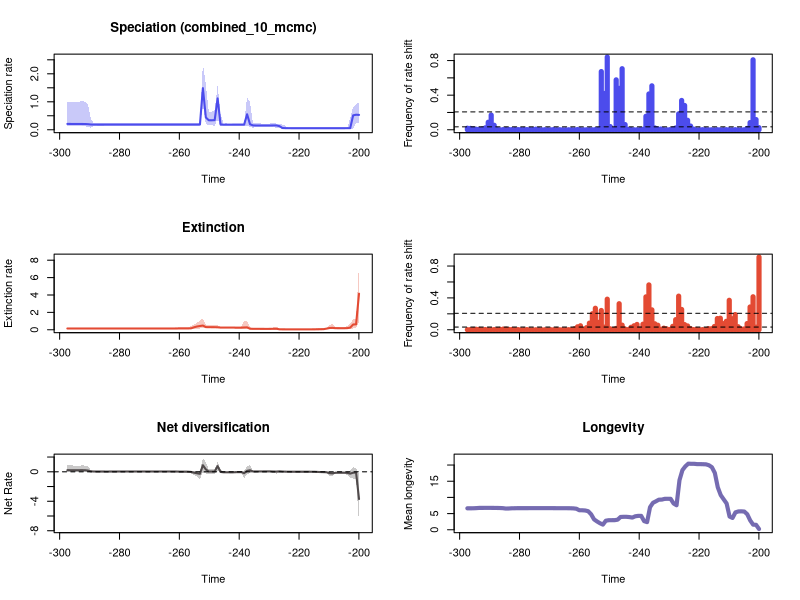

Write R code to recreate this figure.


pdf(file='C:/Users/SimoesLabAdmin/Documents/BDNN_Arielli/updated_occurrence_analyses/model_2_and_5/200_its/reptilia_all_200/RTT_plots.pdf',width=10, height=15)
par(mfrow=c(3,2))
library(scales)

time=c(-199.95512624999998, -200.93960075,-201.92407525,-202.90854974999996,-203.89302425,-204.87749874999997,-205.86197325,-206.84644774999998,-207.83092225000001,-208.81539675,-209.79987124999997,-210.78434575,-211.76882024999998,-212.75329475,-213.73776924999999,-214.72224375000002,-215.70671825,-216.69119274999997,-217.67566725,-218.66014174999998,-219.64461625,-220.62909075,-221.61356525000002,-222.59803975,-223.58251424999997,-224.56698875,-225.55146324999998,-226.53593775000002,-227.52041225,-228.50488674999997,-229.48936125,-230.47383574999998,-231.45831025,-232.44278475,-233.42725925000002,-234.41173375,-235.39620824999997,-236.38068275,-237.36515724999998,-238.34963175000001,-239.33410625,-240.31858075000002,-241.30305525,-242.28752974999998,-243.27200425,-244.25647874999999,-245.24095325000002,-246.22542775,-247.20990225000003,-248.19437675,-249.17885124999998,-250.16332575,-251.14780025,-252.13227475000002,-253.11674925,-254.10122375000003,-255.08569825,-256.07017275,-257.05464725,-258.03912175,-259.02359624999997,-260.00807075,-260.99254525,-261.97701975,-262.96149425,-263.94596875,-264.93044325,-265.91491775,-266.89939225,-267.88386675,-268.86834125,-269.85281575,-270.83729025,-271.82176475,-272.80623925,-273.79071375,-274.77518825,-275.75966275,-276.74413725,-277.72861175,-278.71308625,-279.69756075,-280.68203525,-281.66650975,-282.65098425,-283.63545875,-284.61993325000003,-285.60440775,-286.58888225,-287.57335675,-288.55783125,-289.54230575,-290.52678025,-291.51125475000003,-292.49572925,-293.48020375,-294.46467825,-295.44915275,-296.43362725000003,-297.41810175)
rate=c(0.5316515382925263, 0.5374699614402374,0.5152017092058028,0.057432318315499845,0.05652077682849794,0.056437159958801456,0.056437159958801456,0.056437159958801456,0.056437159958801456,0.056437159958801456,0.056437159958801456,0.05642051049182404,0.05642051049182404,0.05642051049182404,0.05642051049182404,0.05642051049182404,0.05642051049182404,0.05642051049182404,0.05642051049182404,0.056409093307347155,0.05637815902163683,0.05637815902163683,0.05637815902163683,0.056437159958801456,0.056535844387505946,0.05817478155729375,0.06268642824181893,0.12884116185444783,0.1542919607612957,0.15442853747098745,0.1530117480775599,0.1530117480775599,0.1530117480775599,0.1530117480775599,0.15286642511392318,0.1530117480775599,0.15651425709458067,0.19656151093481675,0.5538588670538322,0.18464358711341416,0.18452291402528315,0.18448586523381855,0.18448586523381855,0.18448586523381855,0.1842670454975791,0.18408106027202883,0.18414350433559643,0.18865446579703155,1.1216598551917984,0.3436466996741262,0.33928013829796555,0.3396722784318157,0.439665484133778,1.4880665979319472,0.18792666281816262,0.1864736144705726,0.1864736144705726,0.1864736144705726,0.1865009615861334,0.1865009615861334,0.1865009615861334,0.18661463497769526,0.18661463497769526,0.1865009615861334,0.1864736144705726,0.1864736144705726,0.1864736144705726,0.1864736144705726,0.1864736144705726,0.18638367168292574,0.1862842918462616,0.18624709422249405,0.18609815734654556,0.18609815734654556,0.18609815734654556,0.18609815734654556,0.18609815734654556,0.1856888983784075,0.1856373317434714,0.1855588074459684,0.18538862537274742,0.18538862537274742,0.18531200575098045,0.18526895845099617,0.1852252228157003,0.1852252228157003,0.1852252228157003,0.18502908300899135,0.18502908300899135,0.18505684620343038,0.18515265690504784,0.18826100828175207,0.1993495805660047,0.20490074602222763,0.20644894164593813,0.20709543819591575,0.2072173766238949,0.20801206589484156,0.20826888104465358,0.209380750371312)
minHPD=c(0.23864734738555582, 0.24384021457102142,0.04688656372142407,0.03842145993577428,0.041385334647468366,0.04268250886282566,0.04268250886282566,0.04268250886282566,0.04268250886282566,0.042502431477912106,0.042502431477912106,0.04268250886282566,0.04268250886282566,0.042502431477912106,0.042502431477912106,0.04268250886282566,0.04268250886282566,0.04268250886282566,0.04268250886282566,0.042502431477912106,0.04207326586906283,0.04195080186366845,0.04195080186366845,0.04268250886282566,0.04082849936601761,0.040829412279550434,0.042817870412993966,0.048068183855293815,0.06734869464366255,0.0911985537915289,0.09746852242494346,0.09746852242494346,0.09746852242494346,0.09746852242494346,0.09746852242494346,0.09004596489754721,0.07259705779123872,0.09746852242494346,0.15968436831378965,0.14191957821951265,0.14165298236398746,0.14165298236398746,0.14165298236398746,0.14165298236398746,0.14165298236398746,0.1435703528476352,0.1417074053601102,0.12414378369910652,0.4009555307391585,0.14420964150568624,0.15958222717546566,0.15958222717546566,0.22291248630476254,0.8592354936562773,0.13465205856965104,0.14610316321770334,0.14610316321770334,0.14610316321770334,0.14610316321770334,0.14610316321770334,0.14610316321770334,0.14610316321770334,0.14610316321770334,0.14610316321770334,0.14610316321770334,0.14610316321770334,0.14610316321770334,0.14610316321770334,0.14610316321770334,0.14553833352970827,0.14593634632717242,0.14593634632717242,0.14593634632717242,0.14593634632717242,0.14593634632717242,0.14593634632717242,0.14553833352970827,0.1428526811152997,0.1428526811152997,0.1428526811152997,0.13947211121138603,0.1428526811152997,0.1428526811152997,0.1428526811152997,0.13947211121138603,0.1428526811152997,0.1428526811152997,0.14019075836641354,0.13999278038621993,0.13947211121138603,0.13279818471031235,0.07496769891304458,0.1107534397260922,0.11846371840095818,0.137072341973844,0.137072341973844,0.14593634632717242,0.14378569937718003,0.137072341973844,0.11846371840095818)
maxHPD=c(0.982155381482111, 0.9053804999892542,0.8103509488356837,0.41451676392271536,0.07279602000325927,0.0705104243284066,0.0705104243284066,0.0705104243284066,0.0705104243284066,0.0701728673524791,0.0701728673524791,0.0701728673524791,0.0701728673524791,0.0701728673524791,0.0701728673524791,0.0701728673524791,0.0701728673524791,0.0701728673524791,0.0701728673524791,0.0701728673524791,0.0701728673524791,0.0701728673524791,0.0701728673524791,0.07182964431525873,0.0742248346362843,0.13960781438039577,0.18594214508143891,0.2078310745804781,0.2221079027578742,0.2292418398235751,0.22428887718230653,0.22367175221930083,0.22367175221930083,0.22367175221930083,0.2266166750131614,0.2292418398235751,0.22319645460975376,0.9798784151046699,1.1581989144989804,0.22368519103002352,0.2224463655657314,0.2224463655657314,0.2221079027578742,0.2221079027578742,0.2224463655657314,0.22474216888542894,0.22319645460975376,0.5396151939203823,1.5871543494535683,0.7062255473316928,0.6342531174946834,0.6342531174946834,1.6239753714547371,2.363040009229824,0.24318176528165367,0.2358743490075584,0.2358743490075584,0.2358743490075584,0.2358743490075584,0.2358743490075584,0.2358743490075584,0.23566206834441075,0.23566206834441075,0.2358743490075584,0.2358743490075584,0.2358743490075584,0.2358743490075584,0.2358743490075584,0.2358743490075584,0.23541555212482937,0.23599717068169002,0.23599717068169002,0.2362108067093869,0.2362108067093869,0.2362108067093869,0.2362108067093869,0.23599717068169002,0.2358743490075584,0.2362108067093869,0.2368608298648596,0.2362108067093869,0.2402239310420485,0.24025907879800398,0.24025907879800398,0.23792815845304477,0.24307486073575732,0.24307486073575732,0.24318176528165367,0.24318176528165367,0.24318176528165367,0.24025907879800398,0.37401367838537936,0.886683496446461,1.0002179025853684,1.0286776251888947,1.0002179025853684,1.0002179025853684,1.0002179025853684,1.0103871388143872,1.0002179025853684)
remove_na = !is.na(rate)
time = time[remove_na]
plot(time,time,type = 'n', ylim = c(0, 2.5993440101528065), xlim = c(-297.910339,-199.462889), ylab = 'Speciation rate', xlab = 'Time',main='Speciation (combined_10_mcmc)' )
polygon(c(time, rev(time)), c(maxHPD[remove_na], rev(minHPD[remove_na])), col = alpha('#4c4cec',0.3), border = NA)
lines(time,rate[remove_na], col = '#4c4cec', lwd=2)
mids=c(-199.96009834343434, -200.954517030303,-201.9489357171717,-202.94335440404038,-203.93777309090908,-204.93219177777777,-205.92661046464644,-206.92102915151514,-207.9154478383838,-208.9098665252525,-209.9042852121212,-210.89870389898988,-211.89312258585858,-212.88754127272728,-213.88195995959595,-214.87637864646464,-215.87079733333331,-216.865216020202,-217.8596347070707,-218.85405339393938,-219.84847208080808,-220.84289076767675,-221.83730945454545,-222.83172814141415,-223.82614682828282,-224.82056551515151,-225.81498420202018,-226.80940288888888,-227.80382157575758,-228.79824026262625,-229.79265894949495,-230.78707763636362,-231.78149632323232,-232.77591501010102,-233.7703336969697,-234.76475238383838,-235.75917107070705,-236.75358975757575,-237.74800844444445,-238.74242713131312,-239.73684581818182,-240.7312645050505,-241.7256831919192,-242.7201018787879,-243.71452056565656,-244.70893925252525,-245.70335793939392,-246.69777662626262,-247.69219531313132,-248.686614,-249.6810326868687,-250.67545137373736,-251.66987006060606,-252.66428874747476,-253.65870743434343,-254.65312612121213,-255.6475448080808,-256.6419634949495,-257.6363821818182,-258.6308008686869,-259.6252195555556,-260.61963824242423,-261.61405692929293,-262.6084756161616,-263.6028943030303,-264.59731298989897,-265.59173167676767,-266.58615036363636,-267.58056905050506,-268.57498773737376,-269.56940642424246,-270.5638251111111,-271.5582437979798,-272.5526624848485,-273.5470811717172,-274.54149985858584,-275.53591854545454,-276.53033723232323,-277.52475591919193,-278.51917460606063,-279.51359329292933,-280.50801197979797,-281.50243066666667,-282.49684935353537,-283.49126804040407,-284.4856867272727,-285.4801054141414,-286.4745241010101,-287.4689427878788,-288.4633614747475,-289.4577801616162,-290.45219884848484,-291.44661753535354,-292.44103622222224,-293.43545490909094,-294.4298735959596,-295.4242922828283,-296.418710969697,-297.4131296565657)
counts=c(0.024, 0.118,0.809,0.083,0.016,0.0,0.0,0.0,0.001,0.0,0.001,0.001,0.001,0.0,0.001,0.0,0.0,0.0,0.002,0.001,0.001,0.0,0.008,0.043,0.11,0.281,0.339,0.184,0.021,0.01,0.001,0.0,0.001,0.008,0.009,0.021,0.508,0.414,0.156,0.005,0.002,0.0,0.0,0.003,0.003,0.06,0.706,0.479,0.577,0.002,0.037,0.841,0.42,0.673,0.005,0.002,0.0,0.001,0.0,0.0,0.001,0.003,0.0,0.001,0.0,0.0,0.0,0.001,0.001,0.003,0.0,0.001,0.001,0.0,0.003,0.007,0.004,0.003,0.002,0.004,0.003,0.002,0.003,0.002,0.003,0.004,0.002,0.0,0.005,0.052,0.17,0.087,0.022,0.01,0.006,0.006,0.011,0.016,0.018)
plot(mids,counts,type = 'h', xlim = c(-297.910339,-199.462889), ylim=c(0,0.841), ylab = 'Frequency of rate shift', xlab = 'Time',lwd=5,col='#4c4cec')
bf2 = 0.0340746634342812
bf6 = 0.20676568861320782
abline(h=bf2, lty=2)
abline(h=bf6, lty=2)

time=c(-199.95512624999998, -200.93960075,-201.92407525,-202.90854974999996,-203.89302425,-204.87749874999997,-205.86197325,-206.84644774999998,-207.83092225000001,-208.81539675,-209.79987124999997,-210.78434575,-211.76882024999998,-212.75329475,-213.73776924999999,-214.72224375000002,-215.70671825,-216.69119274999997,-217.67566725,-218.66014174999998,-219.64461625,-220.62909075,-221.61356525000002,-222.59803975,-223.58251424999997,-224.56698875,-225.55146324999998,-226.53593775000002,-227.52041225,-228.50488674999997,-229.48936125,-230.47383574999998,-231.45831025,-232.44278475,-233.42725925000002,-234.41173375,-235.39620824999997,-236.38068275,-237.36515724999998,-238.34963175000001,-239.33410625,-240.31858075000002,-241.30305525,-242.28752974999998,-243.27200425,-244.25647874999999,-245.24095325000002,-246.22542775,-247.20990225000003,-248.19437675,-249.17885124999998,-250.16332575,-251.14780025,-252.13227475000002,-253.11674925,-254.10122375000003,-255.08569825,-256.07017275,-257.05464725,-258.03912175,-259.02359624999997,-260.00807075,-260.99254525,-261.97701975,-262.96149425,-263.94596875,-264.93044325,-265.91491775,-266.89939225,-267.88386675,-268.86834125,-269.85281575,-270.83729025,-271.82176475,-272.80623925,-273.79071375,-274.77518825,-275.75966275,-276.74413725,-277.72861175,-278.71308625,-279.69756075,-280.68203525,-281.66650975,-282.65098425,-283.63545875,-284.61993325000003,-285.60440775,-286.58888225,-287.57335675,-288.55783125,-289.54230575,-290.52678025,-291.51125475000003,-292.49572925,-293.48020375,-294.46467825,-295.44915275,-296.43362725000003,-297.41810175)
rate=c(4.147615843085718, 0.6238132441052016,0.6072296549468109,0.24479057405832777,0.18724416289759782,0.17896194857201855,0.17873700432279732,0.1795379107681615,0.18332635611397888,0.21497461853998961,0.20333168935113213,0.13323111163011897,0.0709413188058289,0.06300674281955876,0.056447758891385515,0.05059649998924495,0.049191459965679724,0.04868152421028987,0.04821790219945806,0.0480973377133575,0.0480644695866492,0.04804967357056197,0.047835502269526486,0.047835502269526486,0.04767455313617484,0.048949711398022525,0.05056565988401604,0.05647758500090711,0.11150646712856188,0.111007578489874,0.10327701188168109,0.10267258582635377,0.10267258582635377,0.1047697400707727,0.10497056425375922,0.10782234773906388,0.10935674156768735,0.11622502282020986,0.2771877067045428,0.26391381645100187,0.24492442012736557,0.24522719437293344,0.2479369424019724,0.2540795674157586,0.2528068956256445,0.25185775096612767,0.2517708591957767,0.25291909920846467,0.28325277277870603,0.29443475707726807,0.2966391316828315,0.2967561880908167,0.306699641733579,0.48395304072441014,0.4333533438406429,0.37640091292677547,0.28746814730295556,0.16660973364366188,0.15545371238616984,0.15344742081169901,0.15313710001348668,0.1531130074788313,0.14921533176119556,0.148396844648233,0.1480385318898077,0.14803259088308313,0.1479896658269536,0.1479896658269536,0.14793541242570402,0.14793541242570402,0.1477330262284104,0.1477330262284104,0.1477330262284104,0.1477330262284104,0.1477330262284104,0.1477330262284104,0.1477330262284104,0.1477330262284104,0.1477330262284104,0.14782897162900216,0.14782897162900216,0.1477330262284104,0.1477330262284104,0.14793541242570402,0.14793541242570402,0.14793541242570402,0.1479896658269536,0.1475979342152387,0.14736317880950198,0.14717829245958064,0.14701070059577317,0.1468931844533286,0.1468931844533286,0.14686387268378806,0.14686387268378806,0.14686387268378806,0.1468931844533286,0.146916026429497,0.146916026429497,0.146916026429497)
minHPD=c(0.8722669443376858, 0.16773898029629014,0.15579583045474613,0.07003263561754816,0.02835629924570332,0.047539387873031747,0.047539387873031747,0.047539387873031747,0.04817661098154315,0.1190935042143493,0.04394823222926228,0.03639364134716988,0.036329702749232376,0.03429770953770756,0.028321305533582156,0.021282715955470752,0.02710509746689554,0.02799519177746472,0.028137234980647963,0.02799519177746472,0.028137234980647963,0.028137234980647963,0.028137234980647963,0.028137234980647963,0.027220664664430686,0.02648475493170608,0.025180633039823867,0.028626336254085328,0.0352329278035654,0.04513428047933475,0.051704650692124564,0.051704650692124564,0.051704650692124564,0.04513428047933475,0.0502831487335912,0.0502831487335912,0.05362198017232028,0.0548087838014917,0.06008467044677693,0.10984783921552702,0.07654057826687317,0.08571998886877892,0.13678847932343155,0.1748477561890901,0.17351523283106743,0.176719979716973,0.17453141620256962,0.17061755104016535,0.19529240564085723,0.21412613227889427,0.21542186920603526,0.21542186920603526,0.21412613227889427,0.25558685186261515,0.12514984316234484,0.12514984316234484,0.11375150415189013,0.10393156170150869,0.10255166504664785,0.10352685657630831,0.1038820481639337,0.10352685657630831,0.1038820481639337,0.1038820481639337,0.10352685657630831,0.1038820481639337,0.10352685657630831,0.10352685657630831,0.10352685657630831,0.10352685657630831,0.10393156170150869,0.10393156170150869,0.10393156170150869,0.10393156170150869,0.10393156170150869,0.10393156170150869,0.10393156170150869,0.10393156170150869,0.10393156170150869,0.10393156170150869,0.10352685657630831,0.10352685657630831,0.10352685657630831,0.10428531091106959,0.10393156170150869,0.10393156170150869,0.10352685657630831,0.10393156170150869,0.10393156170150869,0.10206299982275031,0.10206299982275031,0.10206299982275031,0.10206299982275031,0.10206299982275031,0.10352685657630831,0.10352685657630831,0.10352685657630831,0.10352685657630831,0.10206299982275031,0.10206299982275031)
maxHPD=c(7.603246598223931, 1.2563168361446502,1.1949344890219447,0.7537644304136366,0.4648298305935214,0.3043591291816653,0.29900369603233756,0.29630395669022824,0.302323093714695,0.6550107496484343,0.562888403911038,0.23299091321079946,0.2128445016520602,0.19521628440297842,0.17963167273318,0.12185583435951224,0.0774493898654575,0.07539848776466535,0.07423249157256204,0.074176312496367,0.07423249157256204,0.07423249157256204,0.07423249157256204,0.07423249157256204,0.07452569696722493,0.08406842051356911,0.09738097915801402,0.1294595450259993,0.3536942822779695,0.26814426565118676,0.15772310317771987,0.15772310317771987,0.15772310317771987,0.1664465606357149,0.17441312263551603,0.22336934559532903,0.24738871915105073,0.275637708495275,0.9782546956539581,1.0441418167501604,0.32054696482746886,0.32054696482746886,0.3356020533336327,0.3356020533336327,0.32139758022840975,0.32269884419724976,0.32144836756731837,0.32499916354651165,0.5001527358879343,0.5163195955499135,0.5163195955499135,0.5163195955499135,0.5563226709047809,1.316354966393674,1.086266505538156,0.8014651957135331,0.5885101372984929,0.4296358511631311,0.30303242992898394,0.29419138177970294,0.2918682033633729,0.2908702528881234,0.21695402659159582,0.20467929558667067,0.2001795877945769,0.2001795877945769,0.19952869376100066,0.19952869376100066,0.19879534765025644,0.19879534765025644,0.19823085406447838,0.19823085406447838,0.19823085406447838,0.19823085406447838,0.19823085406447838,0.19823085406447838,0.19823085406447838,0.19823085406447838,0.19823085406447838,0.19823085406447838,0.19823085406447838,0.19823085406447838,0.19823085406447838,0.2001795877945769,0.2001795877945769,0.20293655598898847,0.20293655598898847,0.20293655598898847,0.20467929558667067,0.20467929558667067,0.20518907090887903,0.2080776268598829,0.2080776268598829,0.2086220946844479,0.2125938800485556,0.2125938800485556,0.21569629790599965,0.2175134778832179,0.2175134778832179,0.2175134778832179)
remove_na = !is.na(rate)
time = time[remove_na]
plot(time,time,type = 'n', ylim = c(0, 8.363571258046324), xlim = c(-297.910339,-199.462889), ylab = 'Extinction rate', xlab = 'Time',main='Extinction' )
polygon(c(time, rev(time)), c(maxHPD[remove_na], rev(minHPD[remove_na])), col = alpha('#e34a33',0.3), border = NA)
lines(time,rate[remove_na], col = '#e34a33', lwd=2)
mids=c(-199.96009834343434, -200.954517030303,-201.9489357171717,-202.94335440404038,-203.93777309090908,-204.93219177777777,-205.92661046464644,-206.92102915151514,-207.9154478383838,-208.9098665252525,-209.9042852121212,-210.89870389898988,-211.89312258585858,-212.88754127272728,-213.88195995959595,-214.87637864646464,-215.87079733333331,-216.865216020202,-217.8596347070707,-218.85405339393938,-219.84847208080808,-220.84289076767675,-221.83730945454545,-222.83172814141415,-223.82614682828282,-224.82056551515151,-225.81498420202018,-226.80940288888888,-227.80382157575758,-228.79824026262625,-229.79265894949495,-230.78707763636362,-231.78149632323232,-232.77591501010102,-233.7703336969697,-234.76475238383838,-235.75917107070705,-236.75358975757575,-237.74800844444445,-238.74242713131312,-239.73684581818182,-240.7312645050505,-241.7256831919192,-242.7201018787879,-243.71452056565656,-244.70893925252525,-245.70335793939392,-246.69777662626262,-247.69219531313132,-248.686614,-249.6810326868687,-250.67545137373736,-251.66987006060606,-252.66428874747476,-253.65870743434343,-254.65312612121213,-255.6475448080808,-256.6419634949495,-257.6363821818182,-258.6308008686869,-259.6252195555556,-260.61963824242423,-261.61405692929293,-262.6084756161616,-263.6028943030303,-264.59731298989897,-265.59173167676767,-266.58615036363636,-267.58056905050506,-268.57498773737376,-269.56940642424246,-270.5638251111111,-271.5582437979798,-272.5526624848485,-273.5470811717172,-274.54149985858584,-275.53591854545454,-276.53033723232323,-277.52475591919193,-278.51917460606063,-279.51359329292933,-280.50801197979797,-281.50243066666667,-282.49684935353537,-283.49126804040407,-284.4856867272727,-285.4801054141414,-286.4745241010101,-287.4689427878788,-288.4633614747475,-289.4577801616162,-290.45219884848484,-291.44661753535354,-292.44103622222224,-293.43545490909094,-294.4298735959596,-295.4242922828283,-296.418710969697,-297.4131296565657)
counts=c(0.913, 0.033,0.414,0.286,0.078,0.01,0.01,0.038,0.191,0.139,0.37,0.106,0.077,0.145,0.141,0.041,0.013,0.014,0.002,0.002,0.001,0.004,0.002,0.013,0.048,0.065,0.255,0.422,0.127,0.043,0.004,0.011,0.02,0.007,0.057,0.075,0.25,0.563,0.413,0.07,0.008,0.067,0.05,0.031,0.002,0.009,0.058,0.327,0.017,0.004,0.012,0.384,0.033,0.242,0.093,0.27,0.201,0.083,0.026,0.005,0.05,0.037,0.012,0.002,0.001,0.001,0.001,0.0,0.004,0.0,0.001,0.0,0.0,0.0,0.0,0.0,0.0,0.0,0.002,0.001,0.0,0.002,0.001,0.004,0.004,0.007,0.008,0.005,0.002,0.002,0.001,0.001,0.003,0.001,0.005,0.006,0.003,0.002,0.001)
plot(mids,counts,type = 'h', xlim = c(-297.910339,-199.462889), ylim=c(0,0.913), ylab = 'Frequency of rate shift', xlab = 'Time',lwd=5,col='#e34a33')
abline(h=bf2, lty=2)
abline(h=bf6, lty=2)
#Net Diversification Rate
time=c(-199.95512624999998, -200.93960075,-201.92407525,-202.90854974999996,-203.89302425,-204.87749874999997,-205.86197325,-206.84644774999998,-207.83092225000001,-208.81539675,-209.79987124999997,-210.78434575,-211.76882024999998,-212.75329475,-213.73776924999999,-214.72224375000002,-215.70671825,-216.69119274999997,-217.67566725,-218.66014174999998,-219.64461625,-220.62909075,-221.61356525000002,-222.59803975,-223.58251424999997,-224.56698875,-225.55146324999998,-226.53593775000002,-227.52041225,-228.50488674999997,-229.48936125,-230.47383574999998,-231.45831025,-232.44278475,-233.42725925000002,-234.41173375,-235.39620824999997,-236.38068275,-237.36515724999998,-238.34963175000001,-239.33410625,-240.31858075000002,-241.30305525,-242.28752974999998,-243.27200425,-244.25647874999999,-245.24095325000002,-246.22542775,-247.20990225000003,-248.19437675,-249.17885124999998,-250.16332575,-251.14780025,-252.13227475000002,-253.11674925,-254.10122375000003,-255.08569825,-256.07017275,-257.05464725,-258.03912175,-259.02359624999997,-260.00807075,-260.99254525,-261.97701975,-262.96149425,-263.94596875,-264.93044325,-265.91491775,-266.89939225,-267.88386675,-268.86834125,-269.85281575,-270.83729025,-271.82176475,-272.80623925,-273.79071375,-274.77518825,-275.75966275,-276.74413725,-277.72861175,-278.71308625,-279.69756075,-280.68203525,-281.66650975,-282.65098425,-283.63545875,-284.61993325000003,-285.60440775,-286.58888225,-287.57335675,-288.55783125,-289.54230575,-290.52678025,-291.51125475000003,-292.49572925,-293.48020375,-294.46467825,-295.44915275,-296.43362725000003,-297.41810175)
net_rate=c(-3.694824847638743, -0.10333577112015055,-0.12608693654941294,-0.25022444697870283,-0.14776250295851415,-0.12102644371720364,-0.11894172442287712,-0.11986794996378844,-0.12933917580675094,-0.2176908820724951,-0.18779835793844227,-0.06656350478918417,-0.04981628970015513,-0.036857773111725466,-0.019682648701906922,-0.0004448825470883202,0.004781128284606913,0.006345522286737426,0.007045777664995628,0.00710537100918584,0.0070802304776812035,0.007069516362700735,0.007297685907742258,0.007524661980725286,0.008969543229872017,0.016088707166751162,0.03339969470898746,0.061698576700691676,0.02915229319561854,0.03542402768933416,0.052243908765476535,0.05242265264244999,0.05233677203241562,0.049708868235965833,0.048917591723467116,0.043301535480018936,0.04185320635092317,0.20431617682670425,0.12922016918642976,-0.19058000551427193,-0.04964350821494654,-0.05000899330319445,-0.057065409031277256,-0.08254828255718757,-0.0725915351688032,-0.06751418001615017,-0.06660120468654489,-0.0247072912279157,0.76922670439559,0.04818464523112244,0.029789928222909476,0.03073401898269997,0.3222553285506002,0.8871210625436082,-0.27326116055338556,-0.20089605933196839,-0.12426329753380776,-0.021610491065359644,0.012861124322920343,0.01939371568924525,0.021115537647894065,0.02148598871209847,0.033475148145833335,0.0360077390143838,0.036788609950043585,0.0370794222718613,0.03724689131590855,0.03724689131590855,0.037310140660512456,0.037226481614631164,0.03736381066042219,0.037267132750669854,0.037162167619476716,0.037162167619476716,0.03716284716748211,0.03716284716748211,0.03786536642088447,0.03736545792334992,0.036304268810310854,0.03600960655207026,0.03551153261888231,0.03539205121851798,0.03516813214122707,0.034577293225104576,0.034046223463167574,0.032525321391996535,0.032191449779504513,0.034310053449671044,0.03550260243528817,0.036160903608145854,0.03754575754502431,0.05908400863392142,0.16580299627536368,0.2092680417105823,0.21514177935988466,0.21299449507184845,0.20712840932888807,0.20771929722856775,0.21163179011207414,0.2182575491423385)
net_minHPD=c(-7.1532675099574545, -0.8853747982975938,-0.9432193876499286,-0.7574084752977664,-0.4524002762449897,-0.23775690819378442,-0.23516918251288826,-0.23516918251288826,-0.24976678897704999,-0.5932251945751096,-0.5150931152390293,-0.1748355326931655,-0.1527566618504062,-0.14101221986885185,-0.12306818565345333,-0.06886844079417537,-0.02711643220666353,-0.025908837216691245,-0.023302838044931308,-0.024582769343076724,-0.024343821500476835,-0.024343821500476835,-0.02467957526558808,-0.023302838044931308,-0.024343821500476835,-0.029718332228810297,-0.03571144653312696,-0.04099156838034405,-0.24012213386014755,-0.16104780368047536,-0.011759418231683139,-0.012289251236763582,-0.012289251236763582,-0.019451200534282148,-0.02058179385569675,-0.05199732812559603,-0.07806522954155559,-0.13749386548778023,-0.35059838490717377,-0.8738070225598884,-0.14078444072314472,-0.13597548092891037,-0.14706682027605966,-0.15791578276158438,-0.1466997785996284,-0.14991025030556906,-0.1466997785996284,-0.1660763201645459,0.13872974342741262,-0.2954551162881789,-0.2705948986741891,-0.2705948986741891,-0.22379399156251079,-0.0069795067715838766,-1.035712058603949,-0.5994292931040741,-0.41593257913066134,-0.2499779494704124,-0.11837564064133066,-0.10884091475729699,-0.10671551874206839,-0.10671551874206839,-0.04631568341882106,-0.03319884061192896,-0.03022916444631893,-0.026796196318608245,-0.026796196318608245,-0.026796196318608245,-0.026796196318608245,-0.026796196318608245,-0.026796196318608245,-0.026796196318608245,-0.02690027542731932,-0.02690027542731932,-0.02690027542731932,-0.02690027542731932,-0.026796196318608245,-0.02690027542731932,-0.03022916444631893,-0.03046094724218748,-0.03319884061192896,-0.03319884061192896,-0.03319884061192896,-0.03518317921990269,-0.03518317921990269,-0.03518317921990269,-0.04026612511813174,-0.041374049610038544,-0.041374049610038544,-0.04631568341882106,-0.047857604669555076,-0.09047334161744751,-0.06472330053569003,-0.04622087884419923,-0.045431112017947695,-0.045431112017947695,-0.045431112017947695,-0.045431112017947695,-0.045431112017947695,-0.041374049610038544)
net_maxHPD=c(-0.22311528226892252, 0.4382639877564055,0.6334776522062304,0.17506753886930812,0.02562007594454281,0.015899476866556538,0.01263156140442074,0.011264603081115654,0.00043219184533099114,-0.05646109128431441,0.012891950035735754,0.02354124084278579,0.023553849641690286,0.024309696581719255,0.030175100424489544,0.040926140708104936,0.0352672468105408,0.03222229705580624,0.03318253360899638,0.03222229705580624,0.03222229705580624,0.03222229705580624,0.03222229705580624,0.03488570993601843,0.04100135031274055,0.09662909985281812,0.13867814893152328,0.17126273436651465,0.15547140138480142,0.14352761892170013,0.12644112845269276,0.12190829052236068,0.1213475586370665,0.1197872108559637,0.11959072852217505,0.10361939456700463,0.10910882336231764,0.8775507837331223,0.821795701593305,0.08293749448848692,0.09915687272919088,0.09915687272919088,0.044693229818838665,0.016234086568797518,0.013522323642557094,0.008444756558307315,0.013587337389790316,0.338553442151289,1.2952440570398223,0.3863018182307994,0.3116099495940615,0.31211315426564434,1.3242260289640868,1.8200866758759018,0.08982383693358395,0.08982383693358395,0.09359393088369036,0.09511311136381936,0.100773440512165,0.10344193645336477,0.10178308268774927,0.10178308268774927,0.10344193645336477,0.10255713995044852,0.10206782037474202,0.10344193645336477,0.10255713995044852,0.10255713995044852,0.10255713995044852,0.10255713995044852,0.10206782037474202,0.10206782037474202,0.10186640329379008,0.10186640329379008,0.10186640329379008,0.10186640329379008,0.10206782037474202,0.10255713995044852,0.10206782037474202,0.10206782037474202,0.10206782037474202,0.10255713995044852,0.10344193645336477,0.10255713995044852,0.10255713995044852,0.1063562181745284,0.10201135750762419,0.10186640329379008,0.10464308187548589,0.10201135750762419,0.10464308187548589,0.2367814995380296,0.7145335978356474,0.8455849336435044,0.8658947558852617,0.8422547797027218,0.8405793301548106,0.8539837451747676,0.8658947558852617,0.8799820437107961)
remove_na = !is.na(net_rate)
time = time[remove_na]
plot(time,time,type = 'n', ylim = c(-7.8685942609532, 2.002095343463492), xlim = c(-297.910339,-199.462889), ylab = 'Net Rate', xlab = 'Time',lwd=2, main='Net diversification', col= '#504A4B' )
polygon(c(time, rev(time)), c(net_maxHPD[remove_na], rev(net_minHPD[remove_na])), col = alpha('#504A4B',0.3), border = NA)
lines(time,net_rate[remove_na], col = '#504A4B', lwd=2)
abline(h=0,lty=2)


time=c(-199.95512624999998, -200.93960075,-201.92407525,-202.90854974999996,-203.89302425,-204.87749874999997,-205.86197325,-206.84644774999998,-207.83092225000001,-208.81539675,-209.79987124999997,-210.78434575,-211.76882024999998,-212.75329475,-213.73776924999999,-214.72224375000002,-215.70671825,-216.69119274999997,-217.67566725,-218.66014174999998,-219.64461625,-220.62909075,-221.61356525000002,-222.59803975,-223.58251424999997,-224.56698875,-225.55146324999998,-226.53593775000002,-227.52041225,-228.50488674999997,-229.48936125,-230.47383574999998,-231.45831025,-232.44278475,-233.42725925000002,-234.41173375,-235.39620824999997,-236.38068275,-237.36515724999998,-238.34963175000001,-239.33410625,-240.31858075000002,-241.30305525,-242.28752974999998,-243.27200425,-244.25647874999999,-245.24095325000002,-246.22542775,-247.20990225000003,-248.19437675,-249.17885124999998,-250.16332575,-251.14780025,-252.13227475000002,-253.11674925,-254.10122375000003,-255.08569825,-256.07017275,-257.05464725,-258.03912175,-259.02359624999997,-260.00807075,-260.99254525,-261.97701975,-262.96149425,-263.94596875,-264.93044325,-265.91491775,-266.89939225,-267.88386675,-268.86834125,-269.85281575,-270.83729025,-271.82176475,-272.80623925,-273.79071375,-274.77518825,-275.75966275,-276.74413725,-277.72861175,-278.71308625,-279.69756075,-280.68203525,-281.66650975,-282.65098425,-283.63545875,-284.61993325000003,-285.60440775,-286.58888225,-287.57335675,-288.55783125,-289.54230575,-290.52678025,-291.51125475000003,-292.49572925,-293.48020375,-294.46467825,-295.44915275,-296.43362725000003,-297.41810175)
rate=c(0.23611368438127842, 1.5246129386685376,1.5839728259361716,2.8956575901675587,4.807345321783389,5.6306381890907105,5.697517357499429,5.66760833360206,5.378874653290039,3.646341108345996,4.0924066366344105,8.12364183532067,9.402838928569782,10.708643072104753,13.12208723582114,17.559693217042494,19.33391107593379,19.93692026597326,20.219199204807445,20.25715908920601,20.282736398918757,20.285441174486017,20.379769342112205,20.379769342112205,20.433608438302294,19.60603076229825,18.433523639614315,15.328316721788976,7.57601153373204,8.124616147452162,9.557084325220373,9.567952482245401,9.560096935336151,9.325804606044224,9.299019552682495,8.793312878669932,8.330513925068981,6.979076395153131,2.3623149768133405,2.6651414786454737,4.297119490524087,4.295590087344981,4.168544952704005,3.7682562642652466,3.919057898842122,4.003617223835953,4.004144914407247,3.9547834108834046,3.1194534478914355,2.9667201299652524,2.9619349544498252,2.958832677215859,2.8020422750931293,1.5959888610075137,2.0269093209160296,2.5767040638858596,3.21068594630174,4.7900745178042365,5.736021909954826,5.959324269340235,6.021106210269751,6.031210798307968,6.501315372746299,6.609878263038654,6.646943195596882,6.659816707762062,6.66725278238181,6.66725278238181,6.670065544811874,6.670065544811874,6.6807931361619,6.6807931361619,6.681206980804197,6.681206980804197,6.681206980804197,6.681206980804197,6.681206980804197,6.681206980804197,6.681206980804197,6.677478948196506,6.675067746723385,6.675539891425312,6.675539891425312,6.651682087634628,6.637447770136111,6.573854944309999,6.559691985748581,6.68286567214789,6.7228786411446695,6.743916407651206,6.75374653505895,6.764032345620012,6.765137856491088,6.769112395209677,6.756469234249684,6.754597944482256,6.687671786383573,6.643995879079107,6.631849284092058,6.630539810208649)
minHPD=c(0.23611368438127842, 1.5246129386685376,1.5839728259361716,2.8956575901675587,4.807345321783389,5.6306381890907105,5.697517357499429,5.66760833360206,5.378874653290039,3.646341108345996,4.0924066366344105,8.12364183532067,9.402838928569782,10.708643072104753,13.12208723582114,17.559693217042494,19.33391107593379,19.93692026597326,20.219199204807445,20.25715908920601,20.282736398918757,20.285441174486017,20.379769342112205,20.379769342112205,20.433608438302294,19.60603076229825,18.433523639614315,15.328316721788976,7.57601153373204,8.124616147452162,9.557084325220373,9.567952482245401,9.560096935336151,9.325804606044224,9.299019552682495,8.793312878669932,8.330513925068981,6.979076395153131,2.3623149768133405,2.6651414786454737,4.297119490524087,4.295590087344981,4.168544952704005,3.7682562642652466,3.919057898842122,4.003617223835953,4.004144914407247,3.9547834108834046,3.1194534478914355,2.9667201299652524,2.9619349544498252,2.958832677215859,2.8020422750931293,1.5959888610075137,2.0269093209160296,2.5767040638858596,3.21068594630174,4.7900745178042365,5.736021909954826,5.959324269340235,6.021106210269751,6.031210798307968,6.501315372746299,6.609878263038654,6.646943195596882,6.659816707762062,6.66725278238181,6.66725278238181,6.670065544811874,6.670065544811874,6.6807931361619,6.6807931361619,6.681206980804197,6.681206980804197,6.681206980804197,6.681206980804197,6.681206980804197,6.681206980804197,6.681206980804197,6.677478948196506,6.675067746723385,6.675539891425312,6.675539891425312,6.651682087634628,6.637447770136111,6.573854944309999,6.559691985748581,6.68286567214789,6.7228786411446695,6.743916407651206,6.75374653505895,6.764032345620012,6.765137856491088,6.769112395209677,6.756469234249684,6.754597944482256,6.687671786383573,6.643995879079107,6.631849284092058,6.630539810208649)
maxHPD=c(0.23611368438127842, 1.5246129386685376,1.5839728259361716,2.8956575901675587,4.807345321783389,5.6306381890907105,5.697517357499429,5.66760833360206,5.378874653290039,3.646341108345996,4.0924066366344105,8.12364183532067,9.402838928569782,10.708643072104753,13.12208723582114,17.559693217042494,19.33391107593379,19.93692026597326,20.219199204807445,20.25715908920601,20.282736398918757,20.285441174486017,20.379769342112205,20.379769342112205,20.433608438302294,19.60603076229825,18.433523639614315,15.328316721788976,7.57601153373204,8.124616147452162,9.557084325220373,9.567952482245401,9.560096935336151,9.325804606044224,9.299019552682495,8.793312878669932,8.330513925068981,6.979076395153131,2.3623149768133405,2.6651414786454737,4.297119490524087,4.295590087344981,4.168544952704005,3.7682562642652466,3.919057898842122,4.003617223835953,4.004144914407247,3.9547834108834046,3.1194534478914355,2.9667201299652524,2.9619349544498252,2.958832677215859,2.8020422750931293,1.5959888610075137,2.0269093209160296,2.5767040638858596,3.21068594630174,4.7900745178042365,5.736021909954826,5.959324269340235,6.021106210269751,6.031210798307968,6.501315372746299,6.609878263038654,6.646943195596882,6.659816707762062,6.66725278238181,6.66725278238181,6.670065544811874,6.670065544811874,6.6807931361619,6.6807931361619,6.681206980804197,6.681206980804197,6.681206980804197,6.681206980804197,6.681206980804197,6.681206980804197,6.681206980804197,6.677478948196506,6.675067746723385,6.675539891425312,6.675539891425312,6.651682087634628,6.637447770136111,6.573854944309999,6.559691985748581,6.68286567214789,6.7228786411446695,6.743916407651206,6.75374653505895,6.764032345620012,6.765137856491088,6.769112395209677,6.756469234249684,6.754597944482256,6.687671786383573,6.643995879079107,6.631849284092058,6.630539810208649)
remove_na = !is.na(rate)
time = time[remove_na]
plot(time,time,type = 'n', ylim = c(0, 22.476969282132526), xlim = c(-297.910339,-199.462889), ylab = 'Mean longevity', xlab = 'Time',main='Longevity' )
polygon(c(time, rev(time)), c(maxHPD[remove_na], rev(minHPD[remove_na])), col = alpha('#756bb1',0.3), border = NA)
lines(time,rate[remove_na], col = '#756bb1', lwd=4)

n <- dev.off()
